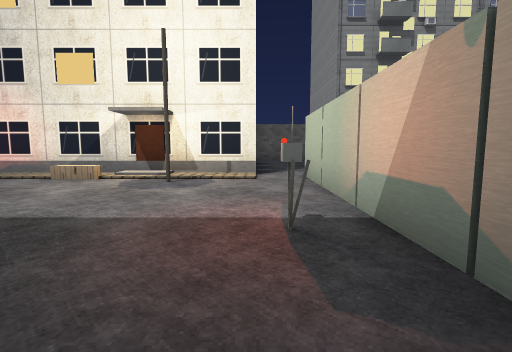
view 1 (above)

24 first-person views from a walk through a Godot game level. The camera is 1.2 m above the floor, tilts 6° down and sees 85° across. The floor is counted in squares, 2 m on a side. Each view is taken from the middle of a square. On the plan, view 1 faces up. The plan holds only what a view shows up to about 9 squares ahead; the rest is blank. The place goes on beyond the plan. Some surface patterns are stand-ins.

view 2
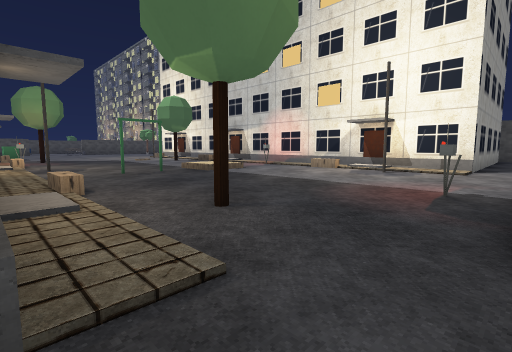

view 3
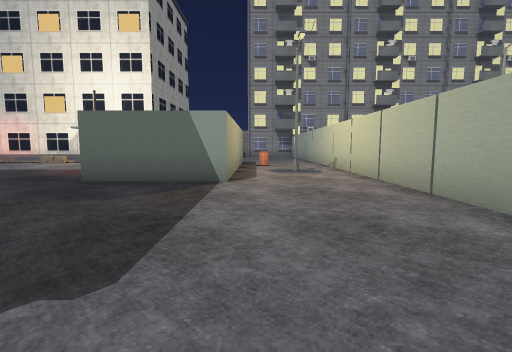

view 4
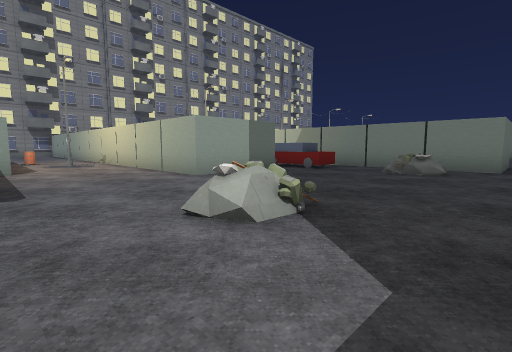

view 5
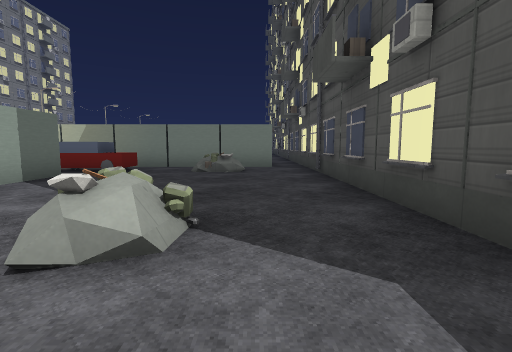

view 6
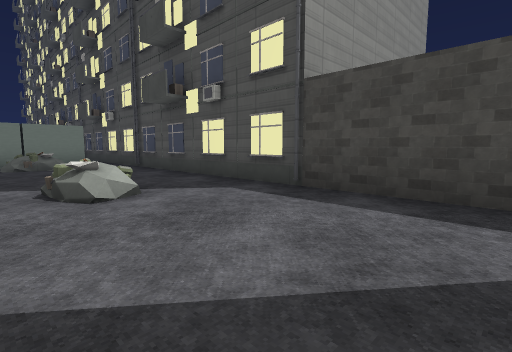

view 7
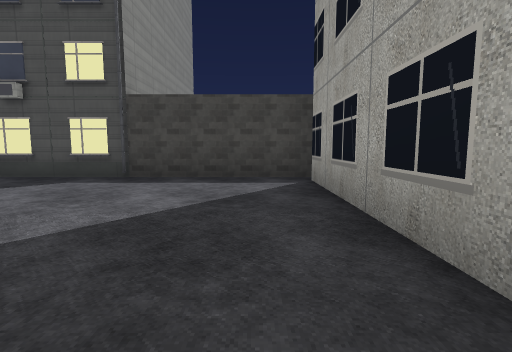

view 8
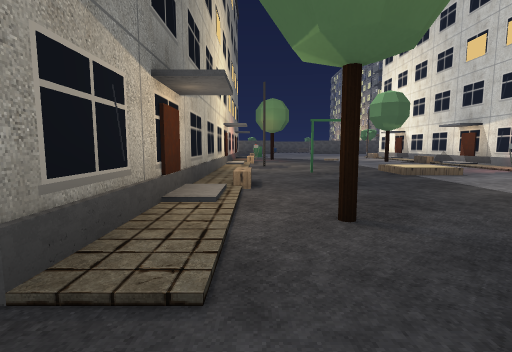

view 9
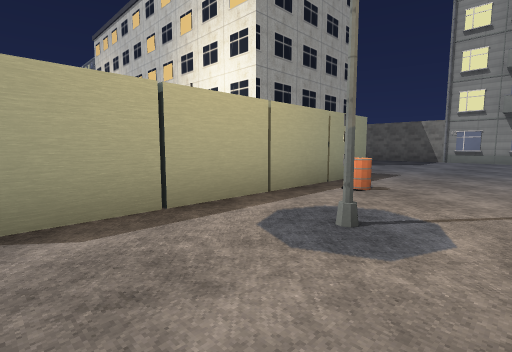

view 10
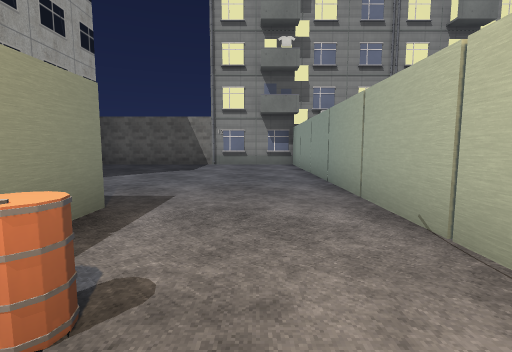

view 11
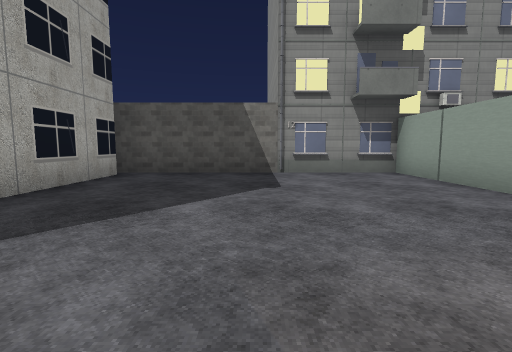

view 12
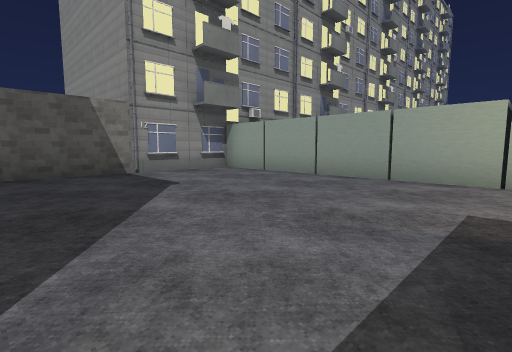

view 13
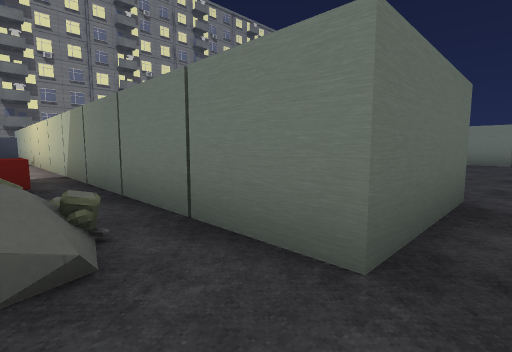

view 14
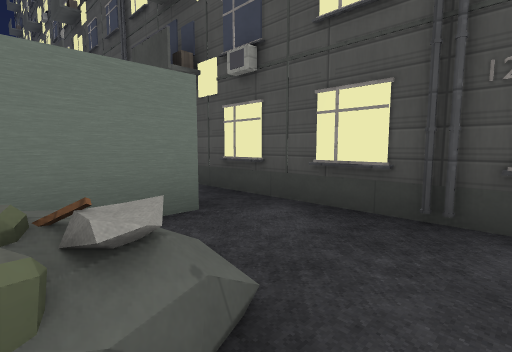

view 15
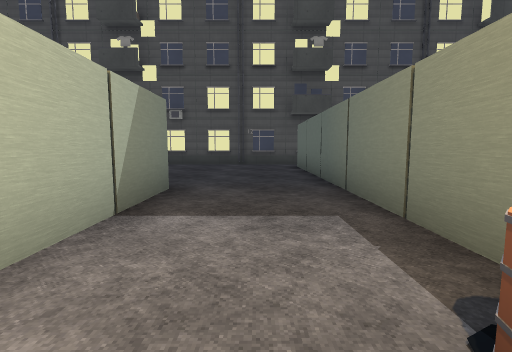

view 16
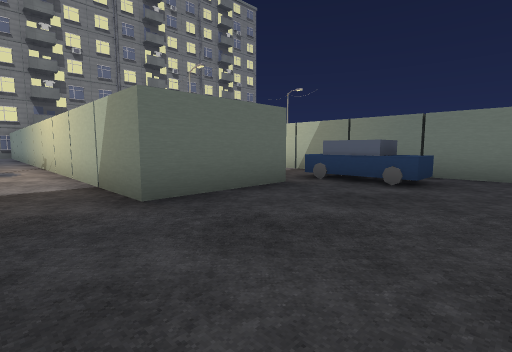

view 17
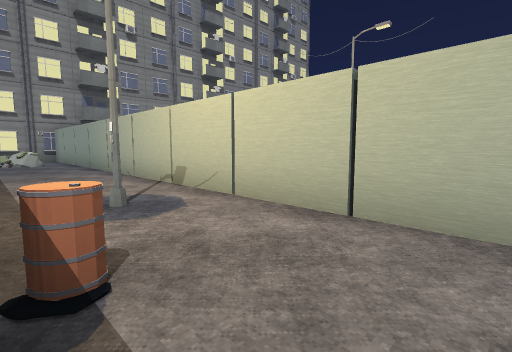

view 18
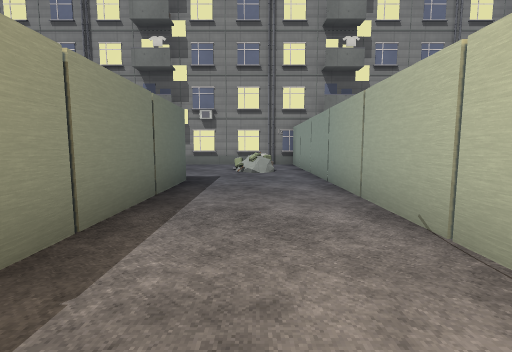

view 19
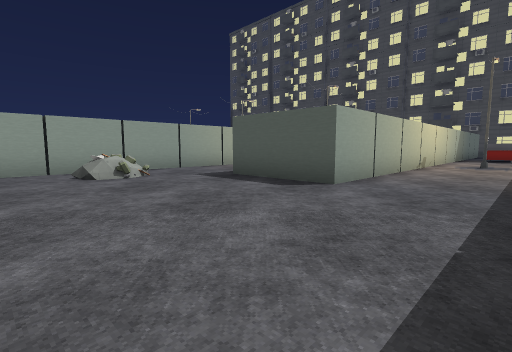

view 20
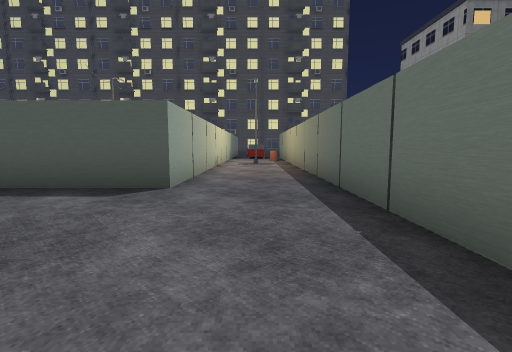

view 21
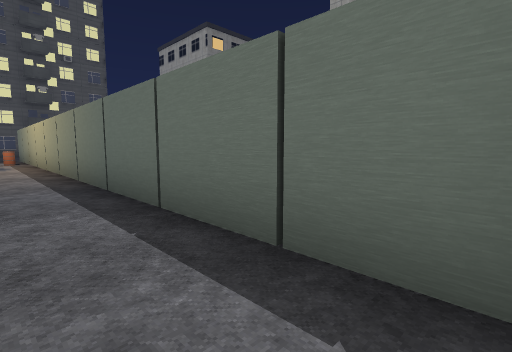

view 22
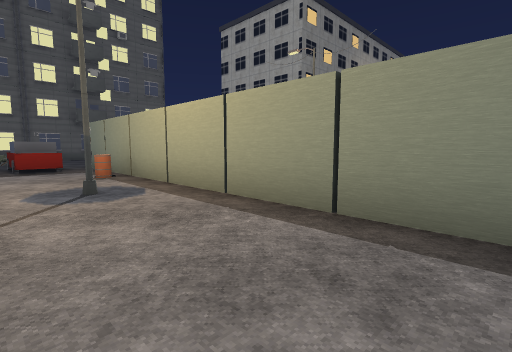

view 23
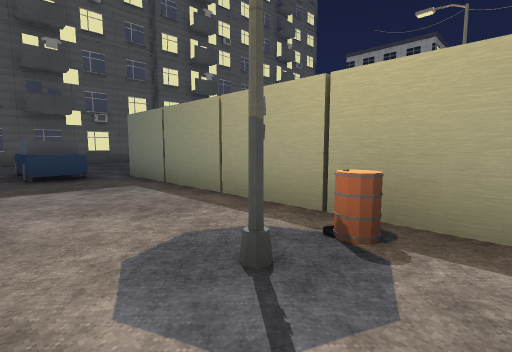

view 24
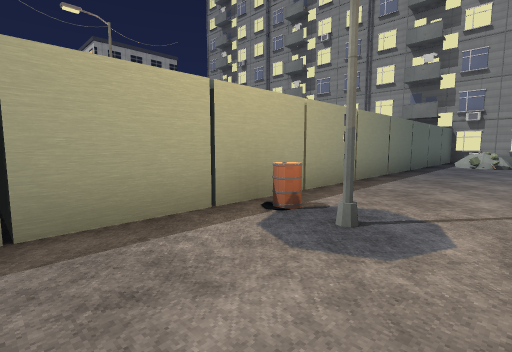

### Floor plan
Key: @ floor where view 1 was taken; # wall or solid block; . floor; / step, stairs or slope; D closed door; = window, fence, low wall or low ledge; ^ raised ledge; B block; A barrel; T tower; O other object.
Columns run from 8 left of view 1 to 22 right of it. Each row starts with its distance up from view 1.
 15             T                 T
 14             T                 T
 13         ####TTTTTTTTTTTTTTTTTTT
 12         #......##........#
 11         #......##........##
 10         #......##......=.##./
  9         #......##........##...
  8         #......##...##...##...
  7         #......##...##...##...
  6 D#####D##......##...##...##...
  5 ...O..OO.BBB...##...##...##...
  4   .......B BA..##...##...##...
  3   //.....B B...##...# ...##...
  2 ..//....OBBB.#.##.#.# .#.##A#.
  1 ...#.....B B...##...###..##...
  0 .......#@BBB...##A..##A..##...
 -1 OO.............##...##...##...#
 -2 D#####D##......##.^.##...##...#
 -3         #......##.^.##...##.^.#
 -4         #...........##......^.#
 -5         #...........##........#
 -6         #....=....=.##........#
 -7         #...........##........#
 -8         #....................
 -9         ####TTTTTTTTTTTTTTTTTTT
-10            TT
-11            T

Positions as (right, up) in squares from view 1, and headings:
1: (0, 0), facing up
2: (1, -2), facing up-left
3: (4, -5), facing up
4: (3, -8), facing up-right
5: (3, -7), facing right
6: (1, -5), facing down-right
7: (1, -3), facing down
8: (1, -1), facing left
9: (6, 0), facing up-left
10: (5, 3), facing up
11: (3, 6), facing up
12: (1, 6), facing up-right
13: (10, -8), facing up-right
14: (9, -6), facing down-right
15: (15, 1), facing down
16: (15, -6), facing up-right
17: (14, -1), facing up-right
18: (15, 3), facing up
19: (9, 12), facing down-right
20: (10, 12), facing down
21: (10, 12), facing down-left
22: (11, 6), facing down-left
23: (21, 3), facing down-left
24: (21, 0), facing up-left
